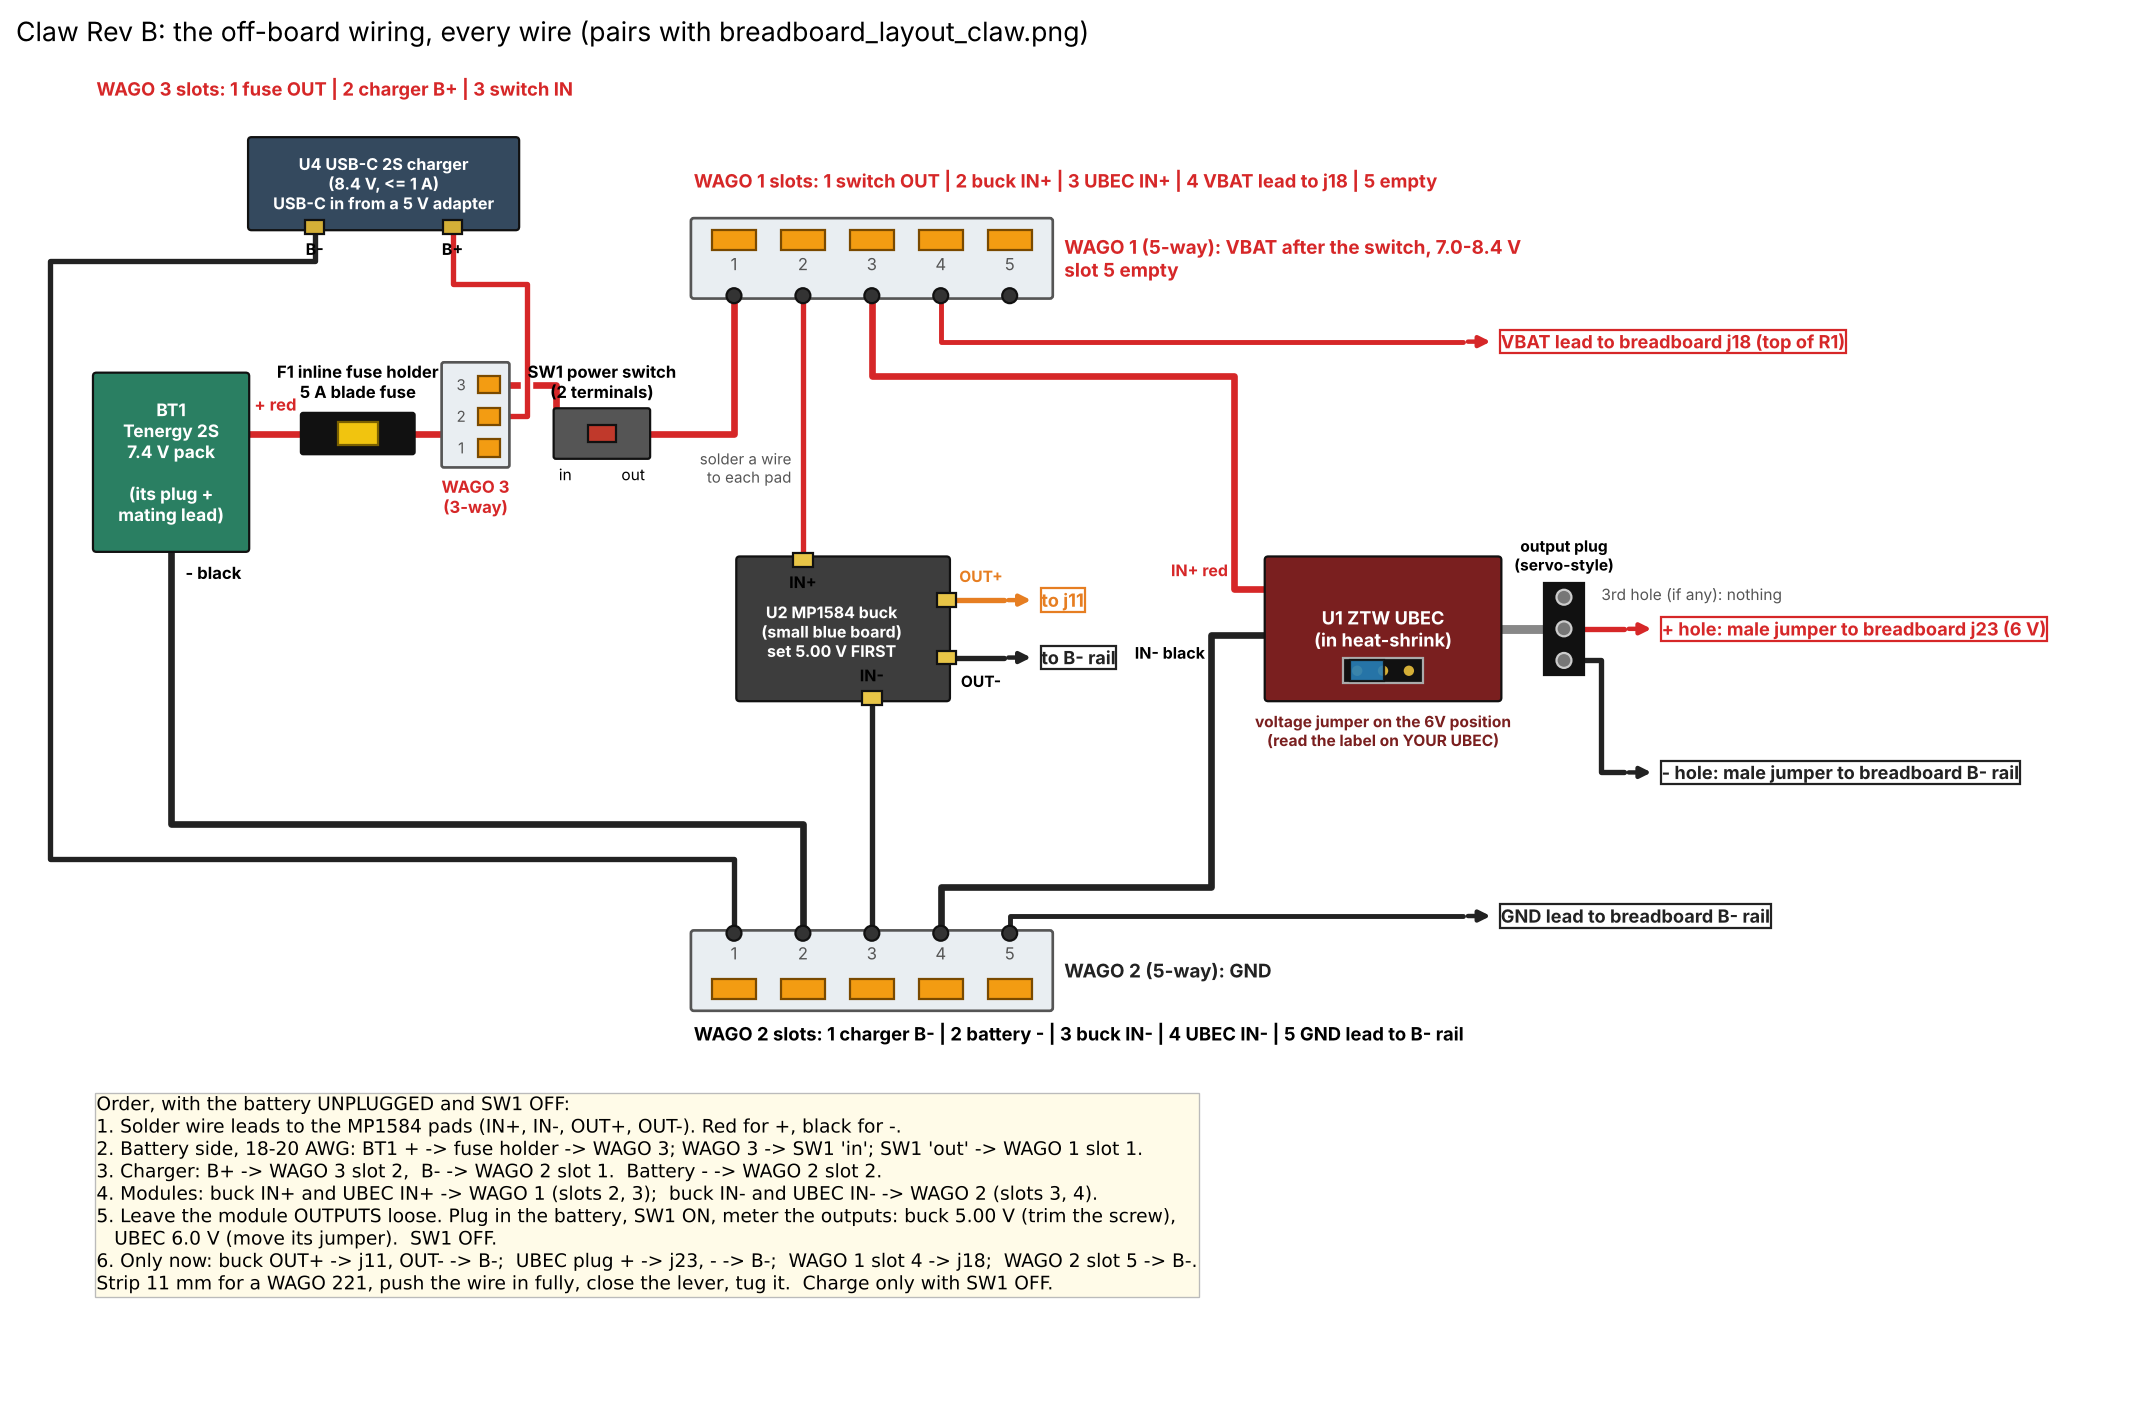

Write Python code to recreate this figure.
"""Claw Rev B: everything OFF the breadboard, wire by wire (battery, fuse, switch, charger, lever nuts, UBEC, MP1584).

Companion to breadboard_layout_claw.py. Every wire is drawn end to end; wires that go to the breadboard end in a tag
naming the hole. The check at the bottom joins the wire list below and compares the result with kicad/claw_spec.py
(breadboard holes count as the net the breadboard layout gives them). It prints PASS only on an exact match.

    /usr/bin/python3 offboard_wiring_claw.py      # writes offboard_wiring_claw.png/.pdf, prints the check
"""
import sys
from collections import defaultdict
from pathlib import Path

HERE = Path(__file__).resolve().parent
sys.path.insert(0, str(HERE / "kicad"))
sys.dont_write_bytecode = True
from claw_spec import PIN_NUMBER, expected  # noqa: E402

# breadboard landing points and the net the breadboard layout puts there (breadboard_layout_claw.py)
BOARD_NET = {"BB:j11": "+5V_BUCK", "BB:j23": "+6V_SERVO", "BB:j18": "VBAT_SW", "BB:B-": "GND"}

# every off-board wire: (end A, end B). Ends are "REF word" part pins, lever-nut slots "W1.3", or breadboard "BB:..".
WIRES = [
    ("BT1 +", "F1 in"),            # pack + lead into the fuse holder
    ("F1 out", "W3.1"),            # fuse holder out -> 3-way lever nut
    ("U4 B+", "W3.2"),             # charger B+ -> 3-way lever nut
    ("SW1 in", "W3.3"),            # switch input -> 3-way lever nut
    ("SW1 out", "W1.1"),
    ("U2 IN+", "W1.2"),
    ("U1 IN+", "W1.3"),
    ("BB:j18", "W1.4"),            # VBAT sense lead to the breadboard
    ("U4 B-", "W2.1"),
    ("BT1 -", "W2.2"),
    ("U2 IN-", "W2.3"),
    ("U1 IN-", "W2.4"),
    ("BB:B-", "W2.5"),             # GND lead to the breadboard
    ("U2 OUT+", "BB:j11"),
    ("U2 OUT-", "BB:B-"),
    ("U1 OUT+", "BB:j23"),         # UBEC output plug, red hole
    ("U1 OUT-", "BB:B-"),          # UBEC output plug, black/brown hole
]
OFFBOARD_REFS = {"BT1", "F1", "SW1", "U4", "U1", "U2"}


def node(end):
    if end.startswith("W"):
        return end.split(".")[0]          # all slots of one lever nut are one node
    if end.startswith("BB:"):
        return "net:" + BOARD_NET[end]
    ref, word = end.split(" ", 1)
    return (ref, PIN_NUMBER[ref][word])


def check():
    nets, _ = expected()
    parent = {}

    def find(x):
        parent.setdefault(x, x)
        while parent[x] != x:
            parent[x] = parent[parent[x]]
            x = parent[x]
        return x

    slots = [e for w in WIRES for e in w if e.startswith("W")]
    assert len(slots) == len(set(slots)), "two wires in one lever-nut slot"
    for a, b in WIRES:
        parent[find(node(a))] = find(node(b))
    ok = True
    for net, keys in nets.items():
        off = {k for k in keys if k[0] in OFFBOARD_REFS}
        if not off:
            continue
        roots = {find(k) for k in off}
        board = {n for n in BOARD_NET.values() if find("net:" + n) in roots}
        if len(roots) != 1:
            print(f"FAIL net {net}: off-board pins split into {len(roots)} groups"); ok = False
        on_board = [k for k in keys if k[0] not in OFFBOARD_REFS]
        if on_board and board != {net}:
            print(f"FAIL net {net}: reaches the breadboard as {board or 'nothing'}"); ok = False
        if not on_board and board:
            print(f"FAIL net {net}: should stay off the board but reaches {board}"); ok = False
    # no two spec nets joined
    for n1 in nets:
        for n2 in nets:
            if n1 < n2:
                r1 = {find(k) for k in nets[n1] if k[0] in OFFBOARD_REFS} | ({find("net:" + n1)} if n1 in BOARD_NET.values() else set())
                r2 = {find(k) for k in nets[n2] if k[0] in OFFBOARD_REFS} | ({find("net:" + n2)} if n2 in BOARD_NET.values() else set())
                if r1 & r2:
                    print(f"FAIL short: {n1} and {n2}"); ok = False
    used = {(r, p) for a, b in WIRES for e in (a, b) if not e.startswith(("W", "BB:")) for r, p in [node(e)]}
    need = {k for keys in nets.values() for k in keys if k[0] in OFFBOARD_REFS}
    if used != need:
        print(f"FAIL pins: missing {sorted(need - used)} extra {sorted(used - need)}"); ok = False
    print(f"{len(WIRES)} off-board wires, {len(need)} module/pack pins, 3 lever nuts")
    print("PASS" if ok else "FAIL")
    return ok


def draw():
    import matplotlib
    matplotlib.use("Agg")
    import matplotlib.pyplot as plt
    import matplotlib.patheffects as pe
    from matplotlib.patches import Circle, FancyBboxPatch, Rectangle

    RED, BLK, ORG = "#d62728", "#222222", "#e67e22"
    halo = [pe.Stroke(linewidth=5.6, foreground="white"), pe.Normal()]
    fig, ax = plt.subplots(figsize=(17, 12))

    def wire(pts, colr, lw=3.0, z=4):
        xs, ys = zip(*pts)
        ax.plot(xs, ys, color=colr, lw=lw, zorder=z, solid_capstyle="round", solid_joinstyle="round", path_effects=halo)

    def box(x, y, w, h, fc, text, fs=8.5, tc="white"):
        ax.add_patch(FancyBboxPatch((x, y), w, h, boxstyle="round,pad=0.06", fc=fc, ec="#111", lw=1.0, zorder=6))
        ax.text(x + w / 2, y + h / 2, text, ha="center", va="center", fontsize=fs, color=tc, weight="bold", zorder=7)

    def pad(x, y, name, side="top", colr="#d4af37"):
        ax.add_patch(Rectangle((x - 0.17, y - 0.12), 0.34, 0.24, fc=colr, ec="#111", zorder=7.5))
        dy = {"top": 0.22, "bottom": -0.22}[side]
        ax.text(x, y + dy, name, ha="center", va="bottom" if side == "top" else "top", fontsize=7.2, weight="bold", zorder=8)

    def tag(x, y, text, colr, ha="left"):
        ax.annotate("", xy=(x + (0.55 if ha == "left" else -0.55), y), xytext=(x, y),
                    arrowprops=dict(arrowstyle="-|>", color=colr, lw=2), zorder=8)
        ax.text(x + (0.65 if ha == "left" else -0.65), y, text, ha=ha, va="center", fontsize=8.2, weight="bold", color=colr, zorder=8,
                bbox=dict(fc="white", ec=colr, lw=1.0, pad=0.35))

    def lever_nut(x, y, n, label, slot_labels, facing, colr):
        """A WAGO 221 drawn from above: n slots side by side; wires enter from `facing` ('down' or 'up')."""
        w = n * 1.2 + 0.2
        ax.add_patch(FancyBboxPatch((x, y), w, 1.3, boxstyle="round,pad=0.05", fc="#e9eef2", ec="#555", lw=1.2, zorder=6))
        xs = []
        for i in range(n):
            sx = x + 0.7 + i * 1.2
            xs.append(sx)
            ax.add_patch(Rectangle((sx - 0.38, y + (0.8 if facing == "down" else 0.15)), 0.76, 0.35, fc="#f39c12", ec="#7a4a00",
                                   zorder=6.5))       # orange lever
            ax.text(sx, y + 0.55 if facing == "down" else y + 0.95, str(i + 1), ha="center", va="center", fontsize=7.5, zorder=7,
                    color="#555")
            ey = y if facing == "down" else y + 1.3
            ax.add_patch(Circle((sx, ey), 0.13, fc="#333", ec="#111", zorder=7))
            if slot_labels[i]:
                pass
        ax.text(x + w + 0.25, y + 0.65, label, ha="left", va="center", fontsize=8.5, weight="bold", color=colr, zorder=7)
        return xs

    # ---------------- lever nuts
    W1y, W2y = 13.0, 0.6
    w1 = lever_nut(10.6, W1y, 5, "WAGO 1 (5-way): VBAT after the switch, 7.0-8.4 V\nslot 5 empty", [1] * 5, "down", RED)
    w2 = lever_nut(10.6, W2y, 5, "WAGO 2 (5-way): GND", [1] * 5, "up", BLK)
    # ---------------- pack chain: BT1 + -> F1 -> WAGO 3 -> SW1 -> WAGO 1 slot 1
    cy = 10.6
    box(0.2, 8.6, 2.6, 3.0, "#2a7f62", "BT1\nTenergy 2S\n7.4 V pack\n\n(its plug +\nmating lead)", fs=7.8)
    ax.text(2.95, 11.0, "+ red", fontsize=7.5, color=RED, weight="bold", ha="left", zorder=8)
    ax.text(1.75, 8.35, "- black", fontsize=7.5, weight="bold", ha="left", va="top", zorder=8)
    wire([(2.8, cy), (3.8, cy)], RED)
    ax.add_patch(FancyBboxPatch((3.8, cy - 0.32), 1.9, 0.64, boxstyle="round,pad=0.04", fc="#111", ec="#111", zorder=6))
    ax.add_patch(Rectangle((4.4, cy - 0.2), 0.7, 0.4, fc="#f1c40f", ec="#7a6000", zorder=6.5))
    ax.text(4.75, cy + 0.55, "F1 inline fuse holder\n5 A blade fuse", ha="center", va="bottom", fontsize=7.5, weight="bold", zorder=8)
    wire([(5.7, cy), (6.25, cy)], RED)
    # WAGO 3 (3-way) at the fuse / switch / charger joint, wires enter from the left... drawn small
    ax.add_patch(FancyBboxPatch((6.25, cy - 0.55), 1.1, 1.75, boxstyle="round,pad=0.04", fc="#e9eef2", ec="#555", lw=1.2, zorder=6))
    for i, yy in enumerate((cy - 0.25, cy + 0.3, cy + 0.85)):
        ax.add_patch(Rectangle((6.85, yy - 0.15), 0.38, 0.3, fc="#f39c12", ec="#7a4a00", zorder=6.5))
        ax.text(6.55, yy, str(i + 1), fontsize=6.8, ha="center", va="center", color="#555", zorder=7)
    ax.text(6.8, cy - 0.75, "WAGO 3\n(3-way)", ha="center", va="top", fontsize=7.5, weight="bold", color=RED, zorder=8)
    # fuse out enters slot 1 (drawn into the nut's left edge); switch in = slot 3; charger B+ = slot 2
    # SW1
    wire([(7.35, cy + 0.85), (8.2, cy + 0.85), (8.2, cy)], RED)
    ax.add_patch(FancyBboxPatch((8.2, cy - 0.4), 1.6, 0.8, boxstyle="round,pad=0.04", fc="#555", ec="#111", zorder=6))
    ax.add_patch(Rectangle((8.75, cy - 0.15), 0.5, 0.3, fc="#c0392b", ec="#111", zorder=6.5))
    ax.text(9.0, cy + 0.55, "SW1 power switch\n(2 terminals)", ha="center", va="bottom", fontsize=7.5, weight="bold", zorder=8)
    ax.text(8.25, cy - 0.55, "in", fontsize=7, ha="left", va="top", zorder=8)
    ax.text(9.75, cy - 0.55, "out", fontsize=7, ha="right", va="top", zorder=8)
    wire([(9.8, cy), (w1[0], cy), (w1[0], W1y)], RED)
    # U4 charger above, B+ down into WAGO 3 slot 2, B- around the left to WAGO 2 slot 1
    box(2.9, 14.2, 4.6, 1.5, "#34495e", "U4 USB-C 2S charger\n(8.4 V, <= 1 A)\nUSB-C in from a 5 V adapter", fs=7.3)
    pad(6.4, 14.2, "B+", side="bottom")
    pad(4.0, 14.2, "B-", side="bottom")
    wire([(6.4, 14.08), (6.4, 13.2), (7.7, 13.2), (7.7, cy + 0.3), (7.35, cy + 0.3)], RED, lw=2.4)
    wire([(4.0, 14.08), (4.0, 13.6), (-0.6, 13.6), (-0.6, 3.2), (w2[0], 3.2), (w2[0], W2y + 1.3)], BLK, lw=2.4)
    # BT1 - down to WAGO 2 slot 2
    wire([(1.5, 8.6), (1.5, 3.8), (w2[1], 3.8), (w2[1], W2y + 1.3)], BLK)
    # ---------------- U2 MP1584 between the nuts: IN+ up to WAGO 1 slot 2, IN- down to WAGO 2 slot 3
    box(11.4, 6.0, 3.6, 2.4, "#3d3d3d", "", fs=7.8)
    ax.text(13.0, 7.15, "U2 MP1584 buck\n(small blue board)\nset 5.00 V FIRST", ha="center", va="center", fontsize=7.2, color="white", weight="bold", zorder=7)
    pad(w1[1], 8.4, "IN+", side="bottom", colr="#e8c547")
    pad(w2[2], 6.0, "IN-", side="top", colr="#e8c547")
    wire([(w1[1], 8.52), (w1[1], W1y)], RED, lw=2.4)
    wire([(w2[2], 5.88), (w2[2], W2y + 1.3)], BLK, lw=2.4)
    ax.text(w1[1] - 0.2, 10.0, "solder a wire\nto each pad", fontsize=6.8, ha="right", va="center", zorder=8, color="#555")
    pad(15.0, 7.7, "", colr="#e8c547"); pad(15.0, 6.7, "", colr="#e8c547")
    ax.text(15.6, 7.95, "OUT+", fontsize=7, ha="center", va="bottom", weight="bold", color=ORG, zorder=8)
    ax.text(15.6, 6.45, "OUT-", fontsize=7, ha="center", va="top", weight="bold", zorder=8)
    wire([(15.17, 7.7), (16.0, 7.7)], ORG, lw=2.4)
    wire([(15.17, 6.7), (16.0, 6.7)], BLK, lw=2.4)
    tag(16.0, 7.7, "to j11", ORG)
    tag(16.0, 6.7, "to B- rail", BLK)
    # ---------------- U1 UBEC: IN+ to WAGO 1 slot 3, IN- to WAGO 2 slot 4, output plug to the board
    ux, uy, uw, uh = 20.6, 6.0, 4.0, 2.4
    box(ux, uy, uw, uh, "#7a1f1f", "U1 ZTW UBEC\n(in heat-shrink)", fs=8.2)
    # voltage jumper on the body
    ax.add_patch(Rectangle((ux + 1.3, uy + 0.25), 1.4, 0.45, fc="#111", ec="#aaa", zorder=7))
    for i in range(3):
        ax.add_patch(Circle((ux + 1.55 + i * 0.45, uy + 0.47), 0.09, fc="#d4af37", zorder=7.5))
    ax.add_patch(Rectangle((ux + 1.42, uy + 0.3), 0.6, 0.35, fc="#2980b9", ec="#111", zorder=7.6, alpha=.9))
    ax.text(ux + 2.0, uy - 0.25, "voltage jumper on the 6V position\n(read the label on YOUR UBEC)", fontsize=7, ha="center",
            va="top", color="#7a1f1f", weight="bold", zorder=8)
    # input wires come out of the left end
    wire([(ux, uy + 1.9), (ux - 0.6, uy + 1.9), (ux - 0.6, 11.6), (w1[2], 11.6), (w1[2], W1y)], RED)
    wire([(ux, uy + 1.1), (ux - 1.0, uy + 1.1), (ux - 1.0, 2.7), (w2[3], 2.7), (w2[3], W2y + 1.3)], BLK)
    ax.text(ux - 0.7, uy + 2.05, "IN+ red", fontsize=7.2, ha="right", va="bottom", color=RED, weight="bold", zorder=8)
    ax.text(ux - 1.1, uy + 0.95, "IN- black", fontsize=7.2, ha="right", va="top", weight="bold", zorder=8)
    # output lead and 3-hole plug on the right end
    wire([(ux + uw, uy + 1.2), (ux + uw + 0.8, uy + 1.2)], "#888", lw=4)
    px = ux + uw + 0.8
    ax.add_patch(Rectangle((px, uy + 0.4), 0.7, 1.6, fc="#111", ec="#111", zorder=6))
    holes = {"signal (empty)": uy + 1.75, "+ red": uy + 1.2, "- black/brown": uy + 0.65}
    for name, hy in holes.items():
        ax.add_patch(Circle((px + 0.35, hy), 0.13, fc="#777", ec="#ccc", zorder=6.5))
    ax.text(px + 0.35, uy + 2.15, "output plug\n(servo-style)", fontsize=7, ha="center", va="bottom", weight="bold", zorder=8)
    wire([(px + 0.5, holes["+ red"]), (px + 1.4, holes["+ red"])], RED, lw=2.4)
    wire([(px + 0.5, holes["- black/brown"]), (px + 1.0, holes["- black/brown"]), (px + 1.0, uy - 1.3), (px + 1.4, uy - 1.3)],
         BLK, lw=2.4)
    tag(px + 1.4, holes["+ red"], "+ hole: male jumper to breadboard j23 (6 V)", RED)
    tag(px + 1.4, uy - 1.3, "- hole: male jumper to breadboard B- rail", BLK)
    ax.text(px + 1.0, holes["signal (empty)"] + 0.05, "3rd hole (if any): nothing", fontsize=7, ha="left", va="center",
            color="#555", zorder=8)
    # ---------------- leads from the nuts to the breadboard
    wire([(w1[3], W1y), (w1[3], 12.2), (24.0, 12.2)], RED, lw=2.2)
    tag(24.0, 12.2, "VBAT lead to breadboard j18 (top of R1)", RED)
    wire([(w2[4], W2y + 1.3), (w2[4], 2.2), (24.0, 2.2)], BLK, lw=2.2)
    tag(24.0, 2.2, "GND lead to breadboard B- rail", BLK)
    # ---------------- slot tables beside the nuts
    ax.text(10.6, W1y + 2.0, "WAGO 1 slots: 1 switch OUT | 2 buck IN+ | 3 UBEC IN+ | 4 VBAT lead to j18 | 5 empty",
            fontsize=8.3, color=RED, weight="bold", ha="left", va="center")
    ax.text(10.6, W2y - 0.45, "WAGO 2 slots: 1 charger B- | 2 battery - | 3 buck IN- | 4 UBEC IN- | 5 GND lead to B- rail",
            fontsize=8.3, weight="bold", ha="left", va="center")
    ax.text(0.2, 16.6, "WAGO 3 slots: 1 fuse OUT | 2 charger B+ | 3 switch IN", fontsize=8.3, color=RED, weight="bold",
            ha="left", va="center")
    # ---------------- steps
    steps = ("Order, with the battery UNPLUGGED and SW1 OFF:\n"
             "1. Solder wire leads to the MP1584 pads (IN+, IN-, OUT+, OUT-). Red for +, black for -.\n"
             "2. Battery side, 18-20 AWG: BT1 + -> fuse holder -> WAGO 3; WAGO 3 -> SW1 'in'; SW1 'out' -> WAGO 1 slot 1.\n"
             "3. Charger: B+ -> WAGO 3 slot 2,  B- -> WAGO 2 slot 1.  Battery - -> WAGO 2 slot 2.\n"
             "4. Modules: buck IN+ and UBEC IN+ -> WAGO 1 (slots 2, 3);  buck IN- and UBEC IN- -> WAGO 2 (slots 3, 4).\n"
             "5. Leave the module OUTPUTS loose. Plug in the battery, SW1 ON, meter the outputs: buck 5.00 V (trim the screw),\n"
             "   UBEC 6.0 V (move its jumper).  SW1 OFF.\n"
             "6. Only now: buck OUT+ -> j11, OUT- -> B-;  UBEC plug + -> j23, - -> B-;  WAGO 1 slot 4 -> j18;  WAGO 2 slot 5 -> B-.\n"
             "Strip 11 mm for a WAGO 221, push the wire in fully, close the lever, tug it.  Charge only with SW1 OFF.")
    ax.text(0.2, -0.9, steps, fontsize=8.4, va="top", ha="left", family="DejaVu Sans",
            bbox=dict(fc="#fffbe8", ec="#bbb", lw=0.6, pad=0.7))
    ax.set_xlim(-1.2, 35.5); ax.set_ylim(-6.4, 17.2); ax.set_aspect("equal"); ax.axis("off")
    ax.set_title("Claw Rev B: the off-board wiring, every wire (pairs with breadboard_layout_claw.png)", fontsize=12, loc="left")
    for ext in ("png", "pdf"):
        fig.savefig(HERE / f"offboard_wiring_claw.{ext}", dpi=160, bbox_inches="tight")


if __name__ == "__main__":
    ok = check()
    draw()
    sys.exit(0 if ok else 1)
